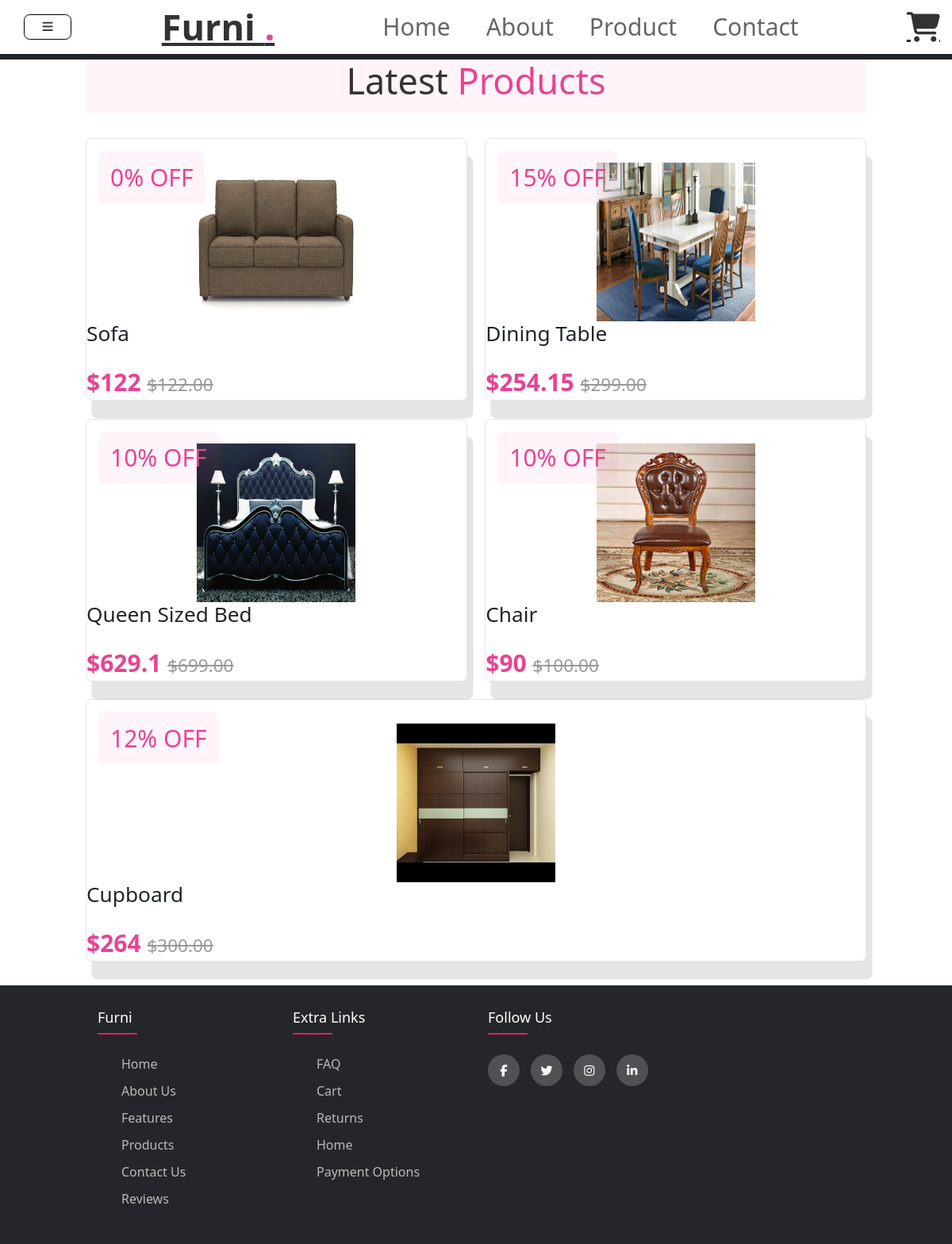
/products.php, run on the app's committed database.
### tables this page shows
CREATE TABLE `products` (
  `product_id` int(11) NOT NULL,
  `product_name` varchar(100) NOT NULL,
  `product_description` varchar(255) NOT NULL,
  `product_image` varchar(255) NOT NULL,
  `product_price` decimal(6,2) NOT NULL,
  `product_special_offer` int(2) NOT NULL
);

### get_products.php (called while the page is built)
<?php
include("connection.php");
$stmt = $conn->prepare("SELECT * FROM products");
$stmt->execute();
$products = $stmt->get_result();
?>

### products.php (the view, shortened to what this page needs)
<?php include("header.php");?>
<section class="products" id="products">
        <h1 class="heading">latest <span class="heading-span">products</span></h1>
        <div class="box-container">
        <?php include("get_products.php"); ?>
        <?php foreach($products as $product){ ?>
            <div class="box">
                <div class="image">
                    <img src="<?php echo "assets/img/".$product['product_image']; ?>" alt="">
                </div>
                <span class="discount"><?php echo $product['product_special_offer']; ?>% OFF</span>
                <div class="content">
                    <h3><?php echo $product ['product_name'] ?></h3>
                    <div class="price">$<?php echo ($product ['product_price'] * ((100 - $product['product_special_offer'])/100)); ?> <span>$<?php echo $product['product_price'];?></span></div>
                </div>
            </div>
        <?php } ?>
        </div>
    </section>
<?php include("footer.php");?>
</body>
</html>

### header.php (shortened to what this page needs)
<!DOCTYPE html>
<html lang="en">
<head>
    <link href="https://cdn.jsdelivr.net/npm/bootstrap@5.2.0-beta1/dist/css/bootstrap.min.css" rel="stylesheet">
    <link rel="stylesheet" href="https://cdn.jsdelivr.net/npm/bootstrap-icons@1.8.2/font/bootstrap-icons.css">
    <link rel="stylesheet" href="style.css">
</head>
<body>
    <header>
        <label for="toggler" class="fas fa-bars"></label>
        <a href="index.php" class = "logo">Furni <span>.</span></a>
        <nav class="navbar">
            <a href="index.php">Home</a>
            <a href="about.php">About</a>
            <a href="products.php">Product</a>
            <a href="contact.php">Contact</a>
        </nav>
        <nav class="icons">
            <a href="cart.php" class="fas fa-shopping-cart"></a>
        </nav>
    </header>

### footer.php
<section class="footer">
    <footer>
  	 <div class="container">
  	 	<div class="row">
  	 		<div class="footer-col">
  	 			<h4>Furni</h4>
  	 			<ul>
  	 				<li><a href="index.php">Home</a></li>
  	 				<li><a href="about.php">About us</a></li>
  	 				<li><a href="#features">Features</a></li>
  	 				<li><a href="products.php">Products</a></li>
				    <li><a href="contact.php">Contact us</a></li>
					<li><a href="#review">Reviews</a></li>
  	 			</ul>
  	 		</div>
  	 		<div class="footer-col">
  	 			<h4>Extra links</h4>
  	 			<ul>
  	 				<li><a href="#">FAQ</a></li>
  	 				<li><a href="cart.php">Cart</a></li>
  	 				<li><a href="#">returns</a></li>
  	 				<li><a href="products.php">home</a></li>
  	 				<li><a href="#">payment options</a></li>
  	 			</ul>
  	 		</div>
  	 		<div class="footer-col">
  	 			<h4>follow us</h4>
  	 			<div class="social-links">
  	 				<a href="#"><i class="fab fa-facebook-f"></i></a>
  	 				<a href="#"><i class="fab fa-twitter"></i></a>
  	 				<a href="#"><i class="fab fa-instagram"></i></a>
  	 				<a href="#"><i class="fab fa-linkedin-in"></i></a>
  	 			</div>
  	 		</div>
  	 	</div>
  	 </div>
  </footer>
</section>

### style.css (style rules this page uses)
:root { --pink:#e84393; }
* { margin: 0; padding: 0; box-sizing: border-box; outline: none; border: none; text-decoration: none; text-transform: capitalize; transition: 0.2s linear; }
html { font-size: 15px; scroll-behavior: smooth; scroll-padding-top: 6rem; overflow-x: hidden; }
header { position: fixed; top: 0; left: 0; right: 0; background: white; display: flex; align-items: center; justify-content: space-between; box-shadow: 0 0.5rem; z-index: 1; }
header .logo { font-size: 3rem; color: #333; font-weight: bolder; }
header .logo span { color: var(--pink); }
header .navbar a { font-size: 2rem; padding: 0 1.5rem; color: #666; text-decoration: none; }
header .icons a { font-size: 2.5rem; color: #333; margin-right: 1rem; }
header .fa-bars { margin-left: 2rem; display: inline; font-size: 1rem; color: #333; border-radius: 0.5rem; padding: 0.5rem 1.5rem; cursor: pointer; border: 0.1rem solid rgba(0,0,0.3); }
section { padding: 2rem 9%; }
.heading { text-align: center; font-size: 3rem; color: #333; padding: 1rem; margin: 2rem 0; background: rgba(255,51,153,0.05); }
.heading-span { color: var(--pink); }
.products .box-container { display: flex; flex-wrap: wrap; gap: 1.5rem; }
.products .box-container .box { flex: 1 1 30rem; box-shadow: 0.5rem 1.5rem rgba(0,0,0,0.1); border-radius: 0.5rem; border: .1rem solid rgba(0,0,0,0.1); position: relative; }
.products .box-container .box .discount { position: absolute; top: 1rem;left: 1rem; padding: .7rem 1rem; font-size: 2rem; color: var(--pink); background: rgba(255,51,153,0.05); border-radius: 0.5rem; }
.products .box-container .box .image { position: relative; text-align: center; padding-top: 2rem; overflow: hidden; }
.products .box-container .box .image img { max-width: 100%; max-height: 100%; height: 200px; width: 200px; }
.products .box-container .box .content .price { font-size: 2rem; color: var(--pink); font-weight: bolder; padding-top: 1rem; }
.products .box-container .box .content .price span { font-size: 1.5rem; color: #999; font-weight: lighter; text-decoration: line-through !important; }
.container { max-width: 1170px; margin:auto; }
.row { display: flex; flex-wrap: wrap; }
ul { list-style: none; }
.footer { background-color: #24262b; padding-top: 20px 0; }
.footer-col { width: 25%; padding: 0 15px; }
.footer-col h4 { font-size: 18px; color: #ffffff; text-transform: capitalize; margin-bottom: 35px; font-weight: 500; position: relative; }
.footer-col h4::before { content: ''; position: absolute; left:0; bottom: -10px; background-color: #e91e63; height: 2px; box-sizing: border-box; width: 50px; }
.footer-col ul li:not(:last-child) { margin-bottom: 10px; }
.footer-col ul li a { font-size: 16px; text-transform: capitalize; color: #ffffff; text-decoration: none; font-weight: 300; color: #bbbbbb; display: block; transition: all 0.3s ease; }
.footer-col .social-links a { display: inline-block; height: 40px; width: 40px; background-color: rgba(255,255,255,0.2); margin:0 10px 10px 0; text-align: center; line-height: 40px; border-radius: 50%; color: #ffffff; transition: all 0.5s ease; }

### data on the page
products: product_image (picture), product_special_offer "0", product_name "Sofa", $product ['product_price'] * ((100 - $product['product_special_offer'])/100) "122", product_price "122.00"
products: product_image (picture), product_special_offer "15", product_name "Dining Table", $product ['product_price'] * ((100 - $product['product_special_offer'])/100) "254.15", product_price "299.00"
products: product_image (picture), product_special_offer "10", product_name "Queen Sized Bed", $product ['product_price'] * ((100 - $product['product_special_offer'])/100) "629.1", product_price "699.00"
products: product_image (picture), product_special_offer "10", product_name "Chair", $product ['product_price'] * ((100 - $product['product_special_offer'])/100) "90", product_price "100.00"
products: product_image (picture), product_special_offer "12", product_name "Cupboard", $product ['product_price'] * ((100 - $product['product_special_offer'])/100) "264", product_price "300.00"
